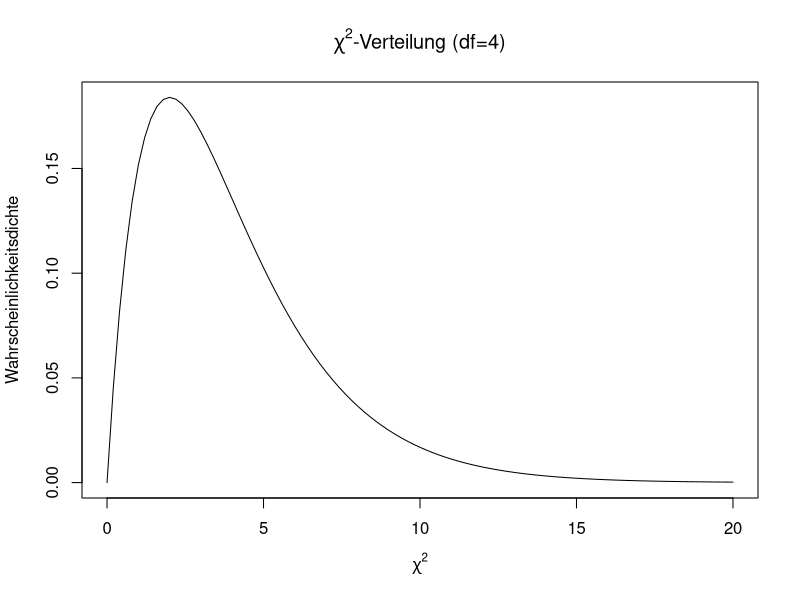

Write R code to recreate this figure.
# show chi2-distribution
title <- expression(paste(chi^2, "-Verteilung (df=4)"))
xlab <- expression(chi^2)
curve(dchisq(x, 4), 
      from = 0, 
      to = 20, 
      main =title,
      xlab = xlab, 
      ylab="Wahrscheinlichkeitsdichte")
